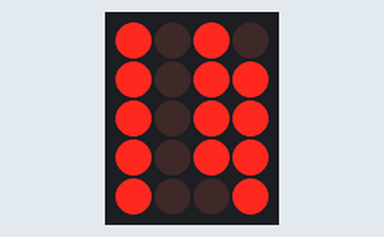
Recording of a sketch running on a simulated Arduino Uno, built with avr-gcc and run on an emulated ATmega328P. On the bench: 4×5 LED matrix. Wiring (inferred from the names in the program): LED matrix (orientation assumed): rows pin 2, pin 3, pin 4, pin 5, pin 6; columns pin 10, pin 11, pin 12, pin 13.

Above: at 1.42 s.
At 6.13 s:
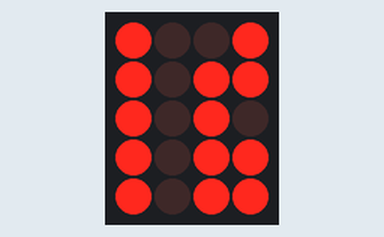
At 8.16 s:
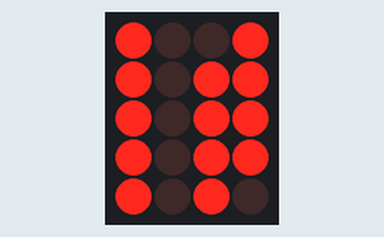
At 10.41 s:
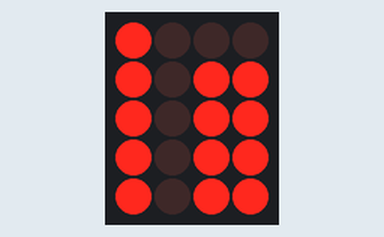
At 19.06 s:
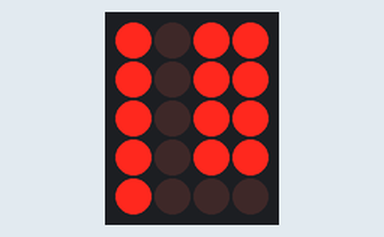
At 28.34 s:
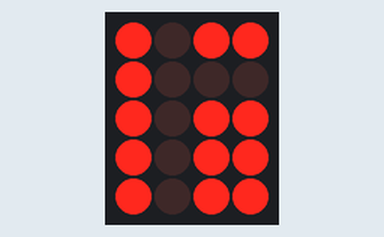

The sketch:

ledCubeWorking.ino
```cpp
#include "LinkedList.h"

/**
 * Need to work out how to deal with sized arrays.
 * I propose to make an empty array of -1s and take
 * equation results and if they lie within the bounds then assign
 * the rounded result to the respective array element
 */

const int LATCH_PIN = 11;
const int CLOCK_PIN = 10;
const int DATA_PIN = 13;
const int EXTRA_PIN = 12;

const int LAYER0 = 2;
const int LAYER1 = 3;
const int LAYER2 = 4;
const int LAYER3 = 5;
const int LAYER4 = 6;
int LAYERS[] =  {LAYER0, LAYER1, LAYER2, LAYER3, LAYER4 };

const int SIZE = 5;
int coordinates[SIZE][SIZE][SIZE];
byte data[SIZE][int((SIZE * SIZE) / 8)];

const int DELAY_MILLIS = 1;
double startTime;

double all[SIZE] {0.0, 1.0, 2.0, 3.0, 4.0};

int vals[SIZE] = {-1, -1, -1, -1, -1};

void setup() {
  pinMode(LATCH_PIN, OUTPUT);
  pinMode(CLOCK_PIN, OUTPUT);
  pinMode(DATA_PIN, OUTPUT);
  pinMode(EXTRA_PIN, OUTPUT);

  pinMode(LAYER0, OUTPUT);
  pinMode(LAYER1, OUTPUT);
  pinMode(LAYER2, OUTPUT);
  pinMode(LAYER3, OUTPUT);
  pinMode(LAYER4, OUTPUT);

  shiftOut(DATA_PIN, CLOCK_PIN, MSBFIRST, 0);
  shiftOut(DATA_PIN, CLOCK_PIN, MSBFIRST, 0);
  shiftOut(DATA_PIN, CLOCK_PIN, MSBFIRST, 0);

  startTime = millis();
}

void loop() {
  // Reset coordinates array
  resetData();

  // Calculate data
  double t = (millis() - startTime) / 1000.0;
  for (int x = 0; x < SIZE; x++) {
    for (int y = 0; y < SIZE; y++) {
      populateData(x, y, t);
    }
  }

  // Display data
  displayData();
}

void resetData() {
  for (int z = 0; z < SIZE; z++) {
    for (int x = 0; x < SIZE; x++) {
      for (int y = 0; y < SIZE; y++) {
        coordinates[x][y][z] = 0;
      }
    }
  }
}

void populateData(int x, int y, double t) {
  calculateValues(x, y, t);
  for (int i = 0; i < SIZE; i++) {
    int rounded = vals[i];
    if (rounded >= 0 && rounded < SIZE) {
      coordinates[x][y][rounded] = 1;
    }
  }
}

void calculateValues(double x, double y, double t) {
  int max = 40;
  if (int(t) % max < 10) {
//    vals[0] = int((2 * sin((4.0 * t) + 0.5 * (x + y))) + 2.499);
    vals[0] = int((2 * sin((6.0 * t) + 0.5 * ((x*sin(0.5*t)) + (y*cos(0.5*t))))) + 2.499);
  } else if (int(t) % max < 20) {
    vals[0] = int((2 * sin(sqrt(((0.75*(x - 2)) * (0.75*(x - 2))) + ((0.75*(y - 2)) * (0.75*(y - 2)))) - (4 * t))) + 2.499);
  } else if (int(t) % max < 30) {
    vals[0] = int(2.499 + 2 * sin(16 * t));
  } else if (int(t) % max < 40) {
    vals[0] = int(-0.45*(1+0.5*sin(10*t))*(x*(x-4) + y*(y-4)));
  }
}

void displayData() {
  for (int z = 0; z < SIZE; z++) {
    int layerPin = LAYERS[z];
    for (int x = 0; x < SIZE; x++) {
      for (int y = 0; y < SIZE; y++) {
        if (coordinates[x][y][z] == 1) {
          digitalWrite(DATA_PIN, HIGH);
        } else {
          digitalWrite(DATA_PIN, LOW);
        }
        digitalWrite(CLOCK_PIN, HIGH);
        digitalWrite(CLOCK_PIN, LOW);
      }
    }

    // Make sure this is only triggered if... (x, y) = (0, 0) ?
    if (coordinates[0][0][z] == 1) {
      digitalWrite(EXTRA_PIN, HIGH);
    }
    digitalWrite(layerPin, HIGH);
    digitalWrite(LATCH_PIN, HIGH);
    delay(DELAY_MILLIS);
    digitalWrite(layerPin, LOW);
    digitalWrite(LATCH_PIN, LOW);
    digitalWrite(EXTRA_PIN, LOW);
  }
}
```
